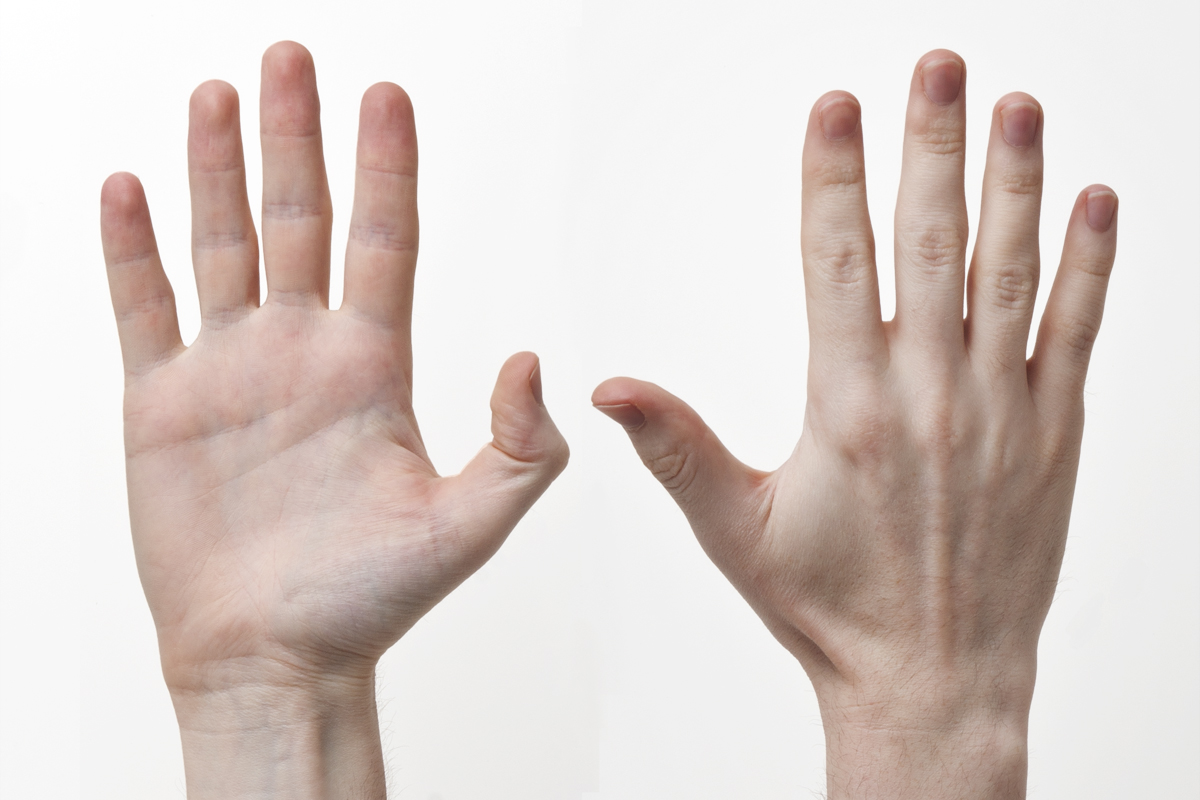
#> input picture data/Hands-Front-Back.jpg, 1200 x 800 px, given in place of the camera
$ python cam_shift.py
#> lines starting #> are read from the running program, lines starting #| are printed output that depends on the picture; after the words box and inside, x2 and y2 are one past the last pixel; in counts of white or black regions, pixels touching at a corner belong together
import numpy as np
import cv2

cap = cv2.VideoCapture(0)

# take first frame of the video
ret, frame = cap.read()
#> frame is the input picture: shape (800, 1200, 3); mean B, G, R 201.5, 206.5, 218.4
# setup initial location of window
x, y, w, h = 300, 200, 100, 50
track_window = (x, y, w, h)
# set up the ROI for tracking
roi = frame[y:y+h, x:x+w]
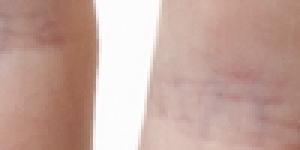
#> roi: shape (50, 100, 3) (shown 3 times larger); mean B, G, R 156.5, 166.1, 196.7
hsv_roi = cv2.cvtColor(roi, cv2.COLOR_BGR2HSV)
#> hsv_roi: shape (50, 100, 3); mean H, S, V 9.8, 57.1, 196.8
mask = cv2.inRange(hsv_roi, np.array((0., 60., 32.)), np.array((180., 255., 255.)))
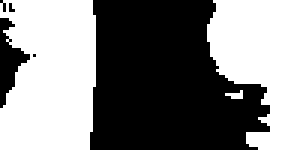
#> mask: shape (50, 100) (shown 3 times larger); 50.5% white; 5 black regions (3 under 20 px), largest, box (x1, y1, x2, y2) and area: (30, 0, 90, 50) 2329, (0, 6, 10, 36) 135
roi_hist = cv2.calcHist([hsv_roi], [0], mask, [180], [0, 180])
#> roi_hist = 180 values, max 765 at index 8, min 0 at index 13, mean 14.04
cv2.normalize(roi_hist, roi_hist, 0, 255, cv2.NORM_MINMAX)
print(roi_hist.shape)
#| (180, 1)
# setup the termination criteria, either 10 iteration or move by at least 1 pt
term_crit = (cv2.TERM_CRITERIA_EPS | cv2.TERM_CRITERIA_COUNT, 10, 1)
cv2.imshow('roi', roi)

while 1:
    ret, frame = cap.read()
    if ret:

        hsv = cv2.cvtColor(frame, cv2.COLOR_BGR2HSV)
#> hsv: shape (800, 1200, 3); mean H, S, V 8.3, 24.5, 218.4
        dst = cv2.calcBackProject([hsv], [0], roi_hist, [0, 180], 1)
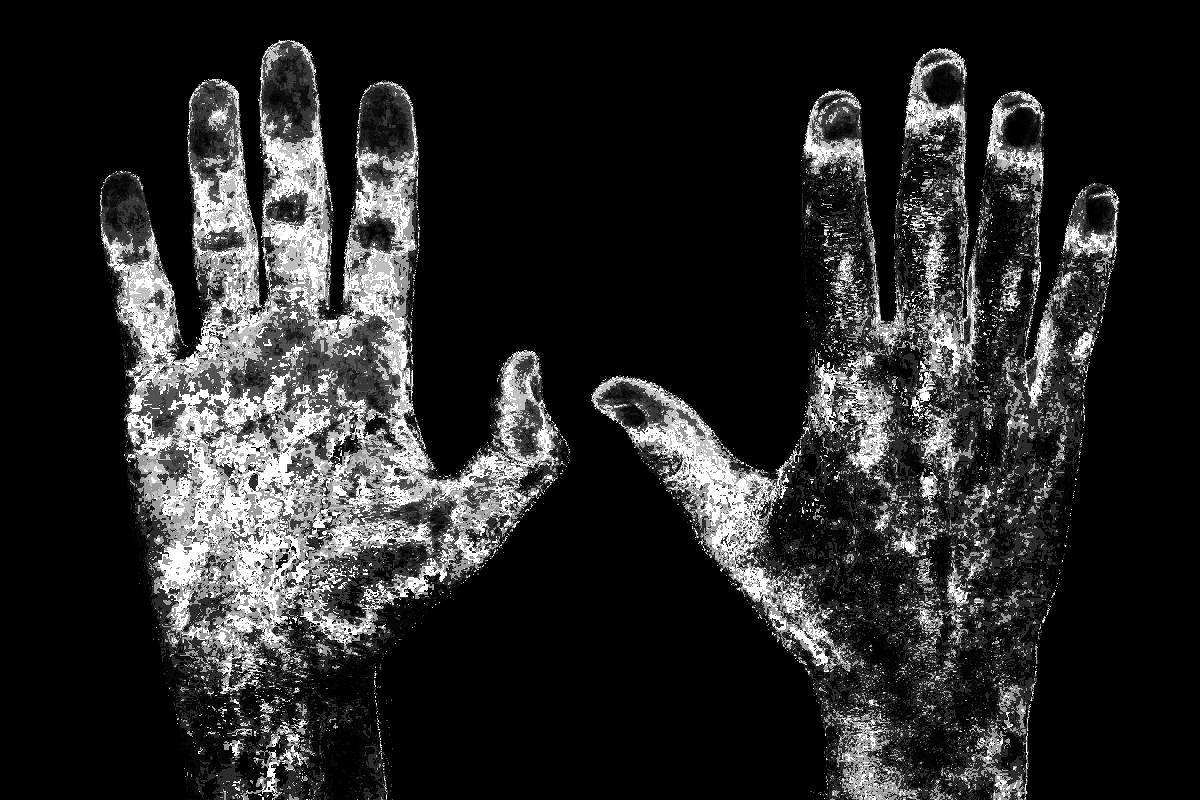
#> dst: shape (800, 1200); min 0, max 255, mean 40.6
        ret, track_window = cv2.CamShift(dst, track_window, term_crit)  # ret has value x, y, w, h, rot
#> ret = ((296, 235.5), (76.98, 130.4), 90.32); track_window = (230, 196, 132, 79)
        pts = cv2.boxPoints(ret)
#> pts = [[231, 196.6], [361.4, 197.4], [361, 274.4], [230.6, 273.6]]
        pts = np.int0(pts)
#> pts = [[231, 196], [361, 197], [360, 274], [230, 273]]
        final_img = cv2.polylines(frame, [pts], True, (255, 255, 9), 2)
        cv2.imshow('dst', dst)
        cv2.imshow('final', final_img)
        cv2.imshow('frame', frame)
        k = cv2.waitKey(1)
#> (key Esc is pressed here)
        if k == 27:
            break

    else:
        break

cap.release()
cv2.destroyAllWindows()
